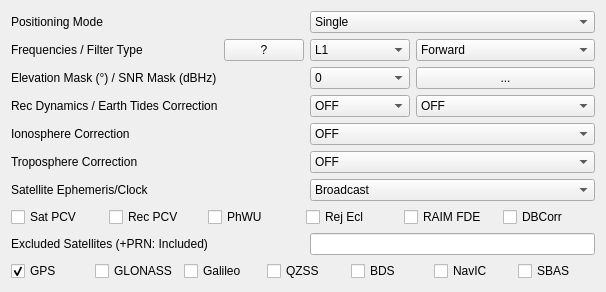
     <widget class="QWidget" name="TabSheet1">
      <property name="toolTip">
       <string/>
      </property>
      <attribute name="title">
       <string>Setting&amp;1</string>
      </attribute>
      <layout class="QGridLayout" name="gridLayout">
       <item row="7" column="0">
        <widget class="QLabel" name="Label32">
         <property name="enabled">
          <bool>true</bool>
         </property>
         <property name="toolTip">
          <string/>
         </property>
         <property name="text">
          <string>Satellite Ephemeris/Clock</string>
         </property>
        </widget>
       </item>
       <item row="11" column="0" colspan="4">
        <widget class="QWidget" name="widget_2" native="true">
         <property name="sizePolicy">
          <sizepolicy hsizetype="Preferred" vsizetype="Fixed">
           <horstretch>0</horstretch>
           <verstretch>0</verstretch>
          </sizepolicy>
         </property>
         <layout class="QHBoxLayout" name="horizontalLayout_2">
          <property name="leftMargin">
           <number>0</number>
          </property>
          <property name="topMargin">
           <number>0</number>
          </property>
          <property name="rightMargin">
           <number>0</number>
          </property>
          <property name="bottomMargin">
           <number>0</number>
          </property>
          <item>
           <widget class="QCheckBox" name="PosOpt1">
            <property name="toolTip">
             <string/>
            </property>
            <property name="text">
             <string>Sat PCV</string>
            </property>
            <property name="checked">
             <bool>false</bool>
            </property>
           </widget>
          </item>
          <item>
           <widget class="QCheckBox" name="PosOpt2">
            <property name="toolTip">
             <string/>
            </property>
            <property name="text">
             <string>Rec PCV</string>
            </property>
            <property name="checked">
             <bool>false</bool>
            </property>
           </widget>
          </item>
          <item>
           <widget class="QCheckBox" name="PosOpt3">
            <property name="toolTip">
             <string/>
            </property>
            <property name="text">
             <string>PhWU</string>
            </property>
            <property name="checked">
             <bool>false</bool>
            </property>
           </widget>
          </item>
          <item>
           <widget class="QCheckBox" name="PosOpt4">
            <property name="toolTip">
             <string/>
            </property>
            <property name="text">
             <string>Rej Ecl</string>
            </property>
            <property name="checked">
             <bool>false</bool>
            </property>
           </widget>
          </item>
          <item>
           <widget class="QCheckBox" name="PosOpt5">
            <property name="toolTip">
             <string/>
            </property>
            <property name="text">
             <string>RAIM FDE</string>
            </property>
            <property name="checked">
             <bool>false</bool>
            </property>
           </widget>
          </item>
          <item>
           <widget class="QCheckBox" name="PosOpt6">
            <property name="toolTip">
             <string/>
            </property>
            <property name="text">
             <string>DBCorr</string>
            </property>
            <property name="checked">
             <bool>false</bool>
            </property>
           </widget>
          </item>
         </layout>
        </widget>
       </item>
       <item row="1" column="2" colspan="2">
        <widget class="QComboBox" name="PosMode">
         <property name="enabled">
          <bool>true</bool>
         </property>
         <property name="toolTip">
          <string/>
         </property>
         <item>
          <property name="text">
           <string>Single</string>
          </property>
         </item>
         <item>
          <property name="text">
           <string>DGPS/DGNSS</string>
          </property>
         </item>
         <item>
          <property name="text">
           <string>Kinematic</string>
          </property>
         </item>
         <item>
          <property name="text">
           <string>Static</string>
          </property>
         </item>
         <item>
          <property name="text">
           <string>Static-Start</string>
          </property>
         </item>
         <item>
          <property name="text">
           <string>Moving-Base</string>
          </property>
         </item>
         <item>
          <property name="text">
           <string>Fixed</string>
          </property>
         </item>
         <item>
          <property name="text">
           <string>PPP Kinematic</string>
          </property>
         </item>
         <item>
          <property name="text">
           <string>PPP Static</string>
          </property>
         </item>
         <item>
          <property name="text">
           <string>PPP Fixed</string>
          </property>
         </item>
        </widget>
       </item>
       <item row="4" column="2">
        <widget class="QComboBox" name="DynamicModel">
         <property name="enabled">
          <bool>true</bool>
         </property>
         <property name="toolTip">
          <string/>
         </property>
         <item>
          <property name="text">
           <string>OFF</string>
          </property>
         </item>
         <item>
          <property name="text">
           <string>ON</string>
          </property>
         </item>
        </widget>
       </item>
       <item row="2" column="0">
        <widget class="QLabel" name="LabelFreq">
         <property name="enabled">
          <bool>true</bool>
         </property>
         <property name="toolTip">
          <string/>
         </property>
         <property name="text">
          <string>Frequencies / Filter Type</string>
         </property>
        </widget>
       </item>
       <item row="14" column="0" colspan="4">
        <widget class="QWidget" name="widget_3" native="true">
         <property name="sizePolicy">
          <sizepolicy hsizetype="Preferred" vsizetype="Fixed">
           <horstretch>0</horstretch>
           <verstretch>0</verstretch>
          </sizepolicy>
         </property>
         <layout class="QHBoxLayout" name="horizontalLayout_3">
          <property name="leftMargin">
           <number>0</number>
          </property>
          <property name="topMargin">
           <number>0</number>
          </property>
          <property name="rightMargin">
           <number>0</number>
          </property>
          <property name="bottomMargin">
           <number>0</number>
          </property>
          <item>
           <widget class="QCheckBox" name="NavSys1">
            <property name="toolTip">
             <string/>
            </property>
            <property name="text">
             <string>GPS</string>
            </property>
            <property name="checked">
             <bool>true</bool>
            </property>
           </widget>
          </item>
          <item>
           <widget class="QCheckBox" name="NavSys2">
            <property name="toolTip">
             <string/>
            </property>
            <property name="text">
             <string>GLONASS</string>
            </property>
            <property name="checked">
             <bool>false</bool>
            </property>
           </widget>
          </item>
          <item>
           <widget class="QCheckBox" name="NavSys3">
            <property name="toolTip">
             <string/>
            </property>
            <property name="text">
             <string>Galileo</string>
            </property>
            <property name="checked">
             <bool>false</bool>
            </property>
           </widget>
          </item>
          <item>
           <widget class="QCheckBox" name="NavSys4">
            <property name="toolTip">
             <string/>
            </property>
            <property name="text">
             <string>QZSS</string>
            </property>
            <property name="checked">
             <bool>false</bool>
            </property>
           </widget>
          </item>
          <item>
           <widget class="QCheckBox" name="NavSys6">
            <property name="toolTip">
             <string/>
            </property>
            <property name="text">
             <string>BDS</string>
            </property>
            <property name="checked">
             <bool>false</bool>
            </property>
           </widget>
          </item>
          <item>
           <widget class="QCheckBox" name="NavSys7">
            <property name="text">
             <string>NavIC</string>
            </property>
           </widget>
          </item>
          <item>
           <widget class="QCheckBox" name="NavSys5">
            <property name="toolTip">
             <string/>
            </property>
            <property name="text">
             <string>SBAS</string>
            </property>
            <property name="checked">
             <bool>false</bool>
            </property>
           </widget>
          </item>
         </layout>
        </widget>
       </item>
       <item row="4" column="0">
        <widget class="QLabel" name="Label3">
         <property name="enabled">
          <bool>true</bool>
         </property>
         <property name="toolTip">
          <string/>
         </property>
         <property name="text">
          <string>Rec Dynamics / Earth Tides Correction</string>
         </property>
        </widget>
       </item>
       <item row="1" column="0">
        <widget class="QLabel" name="LabelPosMode">
         <property name="enabled">
          <bool>true</bool>
         </property>
         <property name="toolTip">
          <string/>
         </property>
         <property name="text">
          <string>Positioning Mode</string>
         </property>
        </widget>
       </item>
       <item row="12" column="2" colspan="2">
        <widget class="QLineEdit" name="ExSats">
         <property name="enabled">
          <bool>true</bool>
         </property>
         <property name="toolTip">
          <string/>
         </property>
         <property name="text">
          <string/>
         </property>
        </widget>
       </item>
       <item row="4" column="3">
        <widget class="QComboBox" name="TideCorr">
         <property name="enabled">
          <bool>true</bool>
         </property>
         <property name="toolTip">
          <string/>
         </property>
         <item>
          <property name="text">
           <string>OFF</string>
          </property>
         </item>
         <item>
          <property name="text">
           <string>Solid</string>
          </property>
         </item>
         <item>
          <property name="text">
           <string>Solid/OTL</string>
          </property>
         </item>
        </widget>
       </item>
       <item row="3" column="3">
        <widget class="QPushButton" name="BtnMask">
         <property name="enabled">
          <bool>true</bool>
         </property>
         <property name="toolTip">
          <string/>
         </property>
         <property name="text">
          <string>...</string>
         </property>
         <property name="flat">
          <bool>false</bool>
         </property>
        </widget>
       </item>
       <item row="12" column="0">
        <widget class="QLabel" name="Label35">
         <property name="enabled">
          <bool>true</bool>
         </property>
         <property name="toolTip">
          <string/>
         </property>
         <property name="text">
          <string>Excluded Satellites (+PRN: Included)</string>
         </property>
        </widget>
       </item>
       <item row="2" column="3">
        <widget class="QComboBox" name="Solution">
         <property name="enabled">
          <bool>true</bool>
         </property>
         <property name="toolTip">
          <string/>
         </property>
         <item>
          <property name="text">
           <string>Forward</string>
          </property>
         </item>
         <item>
          <property name="text">
           <string>Backward</string>
          </property>
         </item>
         <item>
          <property name="text">
           <string>Combined</string>
          </property>
         </item>
         <item>
          <property name="text">
           <string>Combined - no phase reset</string>
          </property>
         </item>
        </widget>
       </item>
       <item row="6" column="0">
        <widget class="QLabel" name="Label9">
         <property name="enabled">
          <bool>true</bool>
         </property>
         <property name="toolTip">
          <string/>
         </property>
         <property name="text">
          <string>Troposphere Correction</string>
         </property>
        </widget>
       </item>
       <item row="3" column="2">
        <widget class="QComboBox" name="ElMask">
         <property name="enabled">
          <bool>true</bool>
         </property>
         <property name="toolTip">
          <string/>
         </property>
         <item>
          <property name="text">
           <string>0</string>
          </property>
         </item>
         <item>
          <property name="text">
           <string>5</string>
          </property>
         </item>
         <item>
          <property name="text">
           <string>10</string>
          </property>
         </item>
         <item>
          <property name="text">
           <string>15</string>
          </property>
         </item>
         <item>
          <property name="text">
           <string>20</string>
          </property>
         </item>
         <item>
          <property name="text">
           <string>25</string>
          </property>
         </item>
         <item>
          <property name="text">
           <string>30</string>
          </property>
         </item>
         <item>
          <property name="text">
           <string>35</string>
          </property>
         </item>
         <item>
          <property name="text">
           <string>40</string>
          </property>
         </item>
         <item>
          <property name="text">
           <string>45</string>
          </property>
         </item>
         <item>
          <property name="text">
           <string>50</string>
          </property>
         </item>
         <item>
          <property name="text">
           <string>55</string>
          </property>
         </item>
         <item>
          <property name="text">
           <string>60</string>
          </property>
         </item>
         <item>
          <property name="text">
           <string>65</string>
          </property>
         </item>
         <item>
          <property name="text">
           <string>70</string>
          </property>
         </item>
        </widget>
       </item>
       <item row="2" column="2">
        <widget class="QComboBox" name="Freq">
         <property name="enabled">
          <bool>true</bool>
         </property>
         <property name="toolTip">
          <string/>
         </property>
         <item>
          <property name="text">
           <string>L1</string>
          </property>
         </item>
         <item>
          <property name="text">
           <string>L1+2</string>
          </property>
         </item>
         <item>
          <property name="text">
           <string>L1+2+3</string>
          </property>
         </item>
         <item>
          <property name="text">
           <string>L1+2+3+4</string>
          </property>
         </item>
         <item>
          <property name="text">
           <string>L1+2+3+4+5</string>
          </property>
         </item>
        </widget>
       </item>
       <item row="6" column="2" colspan="2">
        <widget class="QComboBox" name="TropOpt">
         <property name="enabled">
          <bool>true</bool>
         </property>
         <property name="toolTip">
          <string/>
         </property>
         <item>
          <property name="text">
           <string>OFF</string>
          </property>
         </item>
         <item>
          <property name="text">
           <string>Saastamoinen</string>
          </property>
         </item>
         <item>
          <property name="text">
           <string>SBAS</string>
          </property>
         </item>
         <item>
          <property name="text">
           <string>Estimate ZTD</string>
          </property>
         </item>
         <item>
          <property name="text">
           <string>Estimate ZTD+Grad</string>
          </property>
         </item>
        </widget>
       </item>
       <item row="5" column="2" colspan="2">
        <widget class="QComboBox" name="IonoOpt">
         <property name="enabled">
          <bool>true</bool>
         </property>
         <property name="toolTip">
          <string/>
         </property>
         <item>
          <property name="text">
           <string>OFF</string>
          </property>
         </item>
         <item>
          <property name="text">
           <string>Broadcast</string>
          </property>
         </item>
         <item>
          <property name="text">
           <string>SBAS</string>
          </property>
         </item>
         <item>
          <property name="text">
           <string>Iono-Free LC</string>
          </property>
         </item>
         <item>
          <property name="text">
           <string>Estimate TEC</string>
          </property>
         </item>
         <item>
          <property name="text">
           <string>IONEX TEC</string>
          </property>
         </item>
         <item>
          <property name="text">
           <string>QZSS Broadcast</string>
          </property>
         </item>
         <item>
          <property name="text">
           <string>QZSS LEX</string>
          </property>
         </item>
         <item>
          <property name="text">
           <string>Input TEC</string>
          </property>
         </item>
        </widget>
       </item>
       <item row="5" column="0">
        <widget class="QLabel" name="Label8">
         <property name="enabled">
          <bool>true</bool>
         </property>
         <property name="toolTip">
          <string/>
         </property>
         <property name="text">
          <string>Ionosphere Correction</string>
         </property>
        </widget>
       </item>
       <item row="3" column="0">
        <widget class="QLabel" name="LabelElMask">
         <property name="enabled">
          <bool>true</bool>
         </property>
         <property name="toolTip">
          <string/>
         </property>
         <property name="text">
          <string>Elevation Mask (°) / SNR Mask (dBHz)</string>
         </property>
        </widget>
       </item>
       <item row="7" column="2" colspan="2">
        <widget class="QComboBox" name="SatEphem">
         <property name="enabled">
          <bool>true</bool>
         </property>
         <property name="toolTip">
          <string/>
         </property>
         <item>
          <property name="text">
           <string>Broadcast</string>
          </property>
         </item>
         <item>
          <property name="text">
           <string>Precise</string>
          </property>
         </item>
         <item>
          <property name="text">
           <string>Broadcast+SBAS</string>
          </property>
         </item>
         <item>
          <property name="text">
           <string>Broadcast+SSR APC</string>
          </property>
         </item>
         <item>
          <property name="text">
           <string>Broadcast+SSR CoM</string>
          </property>
         </item>
         <item>
          <property name="text">
           <string>Precise (Com)</string>
          </property>
         </item>
         <item>
          <property name="text">
           <string>QZSS LEX</string>
          </property>
         </item>
        </widget>
       </item>
       <item row="2" column="1">
        <widget class="QPushButton" name="BtnFreq">
         <property name="text">
          <string>?</string>
         </property>
        </widget>
       </item>
      </layout>
     </widget>
